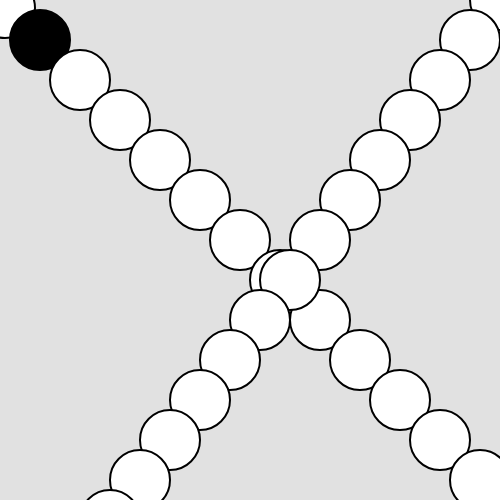
Frame 1 (no input)
Frame 60 (no input): identical to frame 1, image omitted
Frame 120 (the mouse pressed at the canvas centre since frame 60): identical to frame 1, image omitted

The p5.js sketch that drew this single still picture (run headless with seeded random() and noise() and a simulated clock; from frame 60 on, the mouse is pressed at the canvas centre):

// p5.js sketch
// ── sketch.js
/** Brenna Rowan 2210 2019 **/

function setup() {
  // put setup code here
  createCanvas(500,500); 
}

function draw() {
  // put drawing code here
  background(225,225,225);
  let b = color(0,0,0); 
  let w = color(255,255,255);
  let x = 0; 
  let y = 0; 
  let total = 0; 
  strokeWeight(2); 
  ellipse(5,8,60,60);
  fill(b);
	for (x;x <= 110;x){
	 x = x + 10;
	 y = y + 10; 
	 ellipse(x * 4,y * 4,60,60);
	 fill(w); 
  }
  x = 500;
  y = 0; 
	for (y;y <= 200;y)
	{
	 ellipse(x ,y * 4,60,60);
	 x = x - 30;
	 y = y + 10; 
	 
	fill(w); 
	}
	
 
  /**arc(50, 50, 80, 80, 0, PI + QUARTER_PI, CHORD);**/
  
}
// ── sketch2.js
/** Brenna Rowan 2210 2019 **/

function setup() {
  // put setup code here
  createCanvas(500,500); 
}

function draw() {
  // put drawing code here
  background(225,225,225);
  let b = color(0,0,0); 
  let w = color(255,255,255);
  let x = 0; 
  let y = 0; 
  let total = 0; 
  strokeWeight(2); 
  ellipse(5,8,60,60);
  fill(b);
	for (x;x <= 110;x){
	 x = x + 10;
	 y = y + 10; 
	 ellipse(x * 4,y * 4,60,60);
	 fill(w); 
  }
  x = 500;
  y = 0; 
  fill(b);
	for (y;y <= 200;y)
	{
	 ellipse(x ,y * 4,60,60);
	 x = x - 30;
	 y = y + 10; 
	 
	fill(w); 
	}
	
 
  /**arc(50, 50, 80, 80, 0, PI + QUARTER_PI, CHORD);**/
  
}
